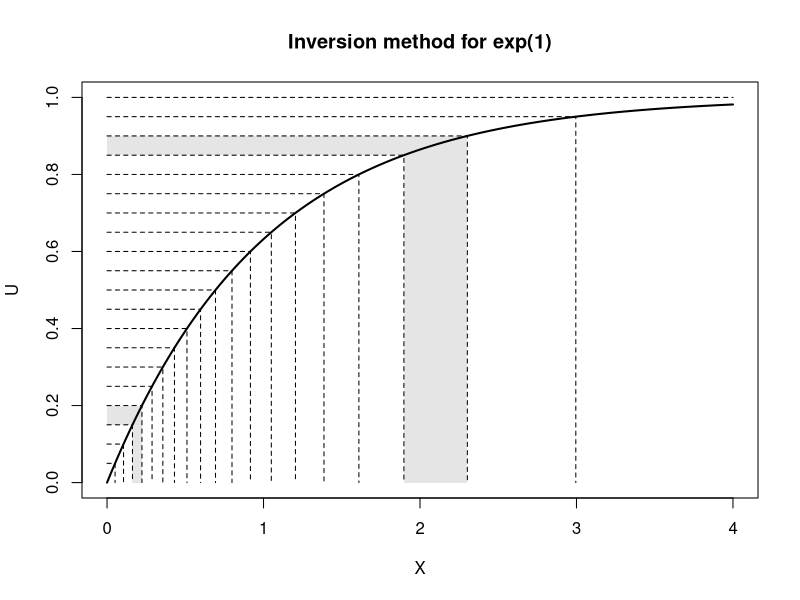

Here is the R script that generated this plot:
x<-seq(0,4,by=0.01)
f<- function (x) {
return(1-exp(-1*x))
}
y<-sapply(x,f)
plot(0:4,seq(0,1.2,0.3),type="n",
  main=paste("Inversion method for",expression(exp(1))),
  lwd=2,ylim=c(0,1),xlab="X",ylab="U")

for (i in c(0.2,0.9)){
	xline1<--1*log(1-i)
	xline2<--1*log(1.05-i)
	y2<-i-0.05
	xv<-c(0,xline1,xline1,xline2,xline2,0)
	yv<-c(i,i,0,0,y2,y2)
polygon(xv,yv,col="grey90", border=NA)
}

for (i in seq(0.05,0.95,by=0.05)){
  xline<--1*log(1-i)
  lines(c(0,xline,xline), c(i,i,0),lty="dashed")
}
lines(c(0,4),c(1,1),lty="dashed")
lines(x,y,lwd=2)
